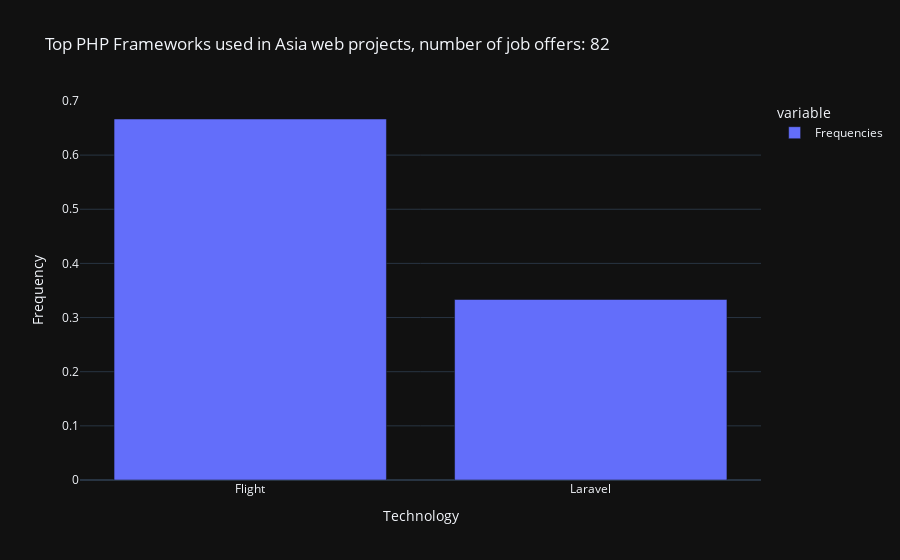

The cell this chart's notebook holds for it:
### Code cell
fig_freq_php_frameworks_asia = px.bar(
    freq_php_frameworks_asia,
    title=f"Top PHP Frameworks used in Asia web projects, number of job offers: {df_asia.shape[0]}",
    labels=dict(value='Frequency', index='Technology'),
    template='plotly_dark'
)
fig_freq_php_frameworks_asia.show()

### Figure 1 — Plotly figure (JSON) as saved in the notebook; plotly's stock layout.template omitted (floating-point values rounded to 4 significant figures)
{"data": [{"alignmentgroup": "True", "hovertemplate": "variable=Frequencies<br>Technology=%{x}<br>Frequency=%{y}<extra></extra>", "legendgroup": "Frequencies", "marker": {"color": "#636efa", "pattern": {"shape": ""}}, "name": "Frequencies", "offsetgroup": "Frequencies", "orientation": "v", "showlegend": true, "textposition": "auto", "type": "bar", "x": ["Flight", "Laravel"], "xaxis": "x", "y": [0.6667, 0.3333], "yaxis": "y"}], "layout": {"barmode": "relative", "legend": {"title": {"text": "variable"}, "tracegroupgap": 0}, "title": {"text": "Top PHP Frameworks used in Asia web projects, number of job offers: 82"}, "xaxis": {"anchor": "y", "domain": [0, 1], "title": {"text": "Technology"}}, "yaxis": {"anchor": "x", "domain": [0, 1], "title": {"text": "Frequency"}}}}
